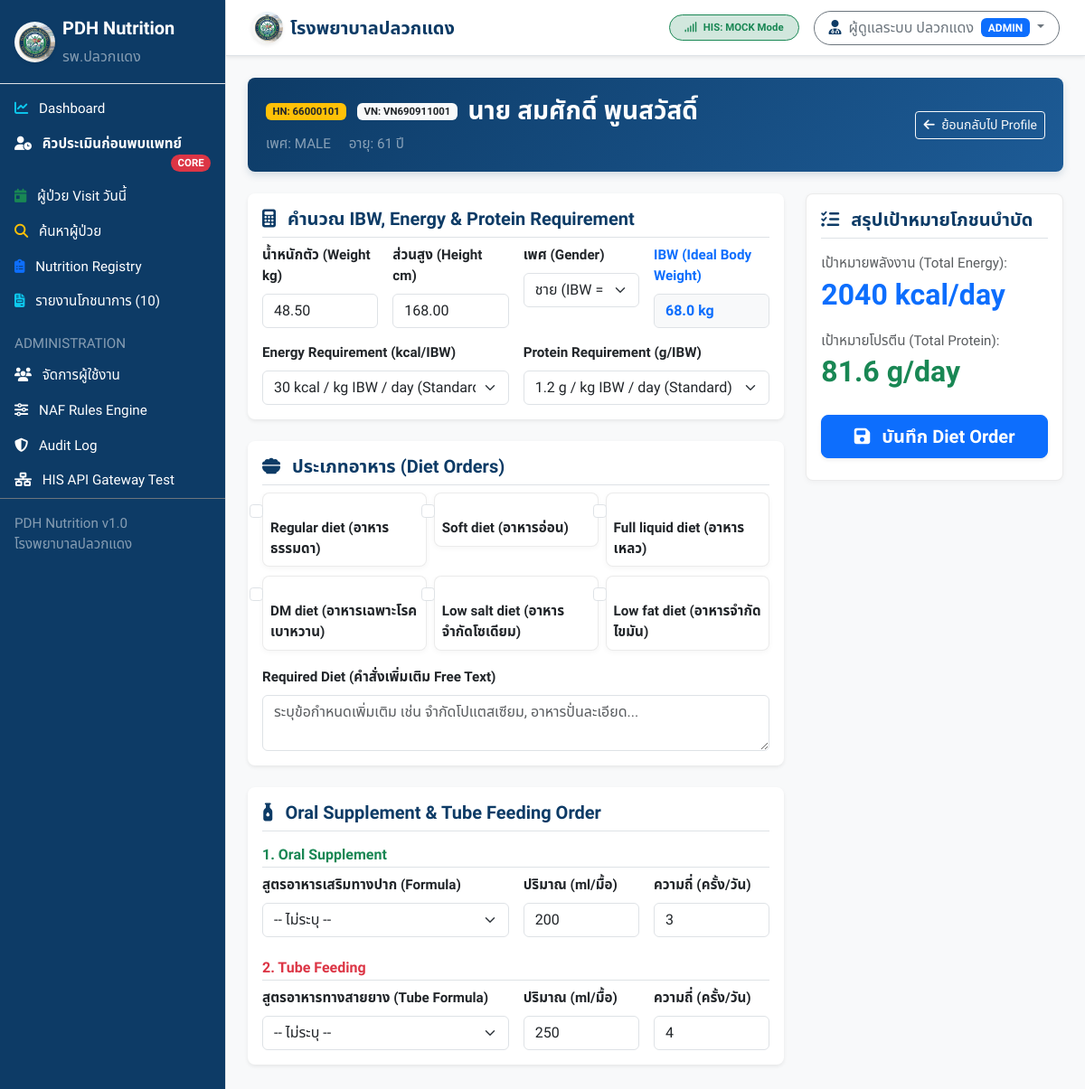
Screenshot of /diet/create?hn=66000101&vn=VN690911001 (signed in) with the database file from the repository.
### tables this page shows
CREATE TABLE `patients_cache` (
  `hn` VARCHAR(20) PRIMARY KEY,
  `cid` VARCHAR(20) NULL,
  `prefix` VARCHAR(20) NULL,
  `first_name` VARCHAR(50) NOT NULL,
  `last_name` VARCHAR(50) NOT NULL,
  `fullname` VARCHAR(110) NOT NULL,
  `gender` ENUM('MALE', 'FEMALE', 'OTHER') NOT NULL DEFAULT 'MALE',
  `birthdate` DATE NULL,
  `age` INT NULL,
  `phone` VARCHAR(30) NULL,
  `weight` DECIMAL(5,2) NULL,
  `height` DECIMAL(5,2) NULL,
  `bmi` DECIMAL(4,2) NULL,
  `synced_at` DATETIME NOT NULL DEFAULT CURRENT_TIMESTAMP ON UPDATE CURRENT_TIMESTAMP,
  INDEX `idx_patients_cid` (`cid`),
  INDEX `idx_patients_fullname` (`fullname`)
);

### app/Controllers/DietOrderController.php (called while the page is built, shortened)
<?php
class DietOrderController {
    public function create(): void {
        $hn = SanitizerHelper::escape($_GET['hn'] ?? '');
        $vn = SanitizerHelper::escape($_GET['vn'] ?? '');
        $api = new PdhApiService();
        $patientRes = $api->getPatient($hn);
        $patient = $patientRes['data'] ?? null;
        $weight = $patient['weight'] ?? 50.0;
        $height = $patient['height'] ?? 160.0;
        $gender = $patient['gender'] ?? 'MALE';
        require __DIR__ . '/../../views/diet/create.php';
    }
}

### app/Services/PdhApiService.php (called while the page is built, shortened)
<?php
class PdhApiService {
    private string $driver;
    public function __construct() {
        $this->driver  = AppConfig::get('HIS_DRIVER', 'mock');
    }
    public function getPatient(string $hn): array {
        if ($this->driver === 'mock') {
            return $this->getMockPatient($hn);
        }
        return $this->fetchFromGateway("/patient/{$hn}", 'patients_cache', 'hn', $hn);
    }
    private function getMockPatient(string $hn): array {
        $pdo = Database::getConnection();
        $stmt = $pdo->prepare("SELECT * FROM patients_cache WHERE hn = :hn");
        $stmt->execute(['hn' => $hn]);
        $patient = $stmt->fetch();
        if ($patient) {
            return [
                'success' => true,
                'is_cached' => false,
                'source' => 'HIS (Mock)',
                'last_sync' => date('Y-m-d H:i:s'),
                'data' => $patient
            ];
        }
        return [
            'success' => true,
            'is_cached' => false,
            'source' => 'HIS (Mock Synthetic)',
            'last_sync' => date('Y-m-d H:i:s'),
            'data' => [
                'hn' => $hn,
                'cid' => '1-2199-' . rand(10000, 99999) . '-11-1',
                'prefix' => 'นาย',
                'first_name' => 'ผู้ป่วย',
                'last_name' => 'ทดสอบ (' . $hn . ')',
                'fullname' => 'นาย ผู้ป่วย ทดสอบ (' . $hn . ')',
                'gender' => 'MALE',
                'birthdate' => '1960-01-01',
                'age' => 66,
                'weight' => 50.0,
                'height' => 165.0,
                'bmi' => 18.37
            ]
        ];
    }
}

### app/Helpers/SanitizerHelper.php (called while the page is built, shortened)
<?php
class SanitizerHelper {
    public static function escape(?string $value): string {
        return htmlspecialchars(trim($value), ENT_QUOTES, 'UTF-8');
    }
}

### app/Config/AppConfig.php (called while the page is built, shortened)
<?php
class AppConfig {
    private static array $config = [];
    public static function load(): void {
        $envFile = __DIR__ . '/../../.env';
    }
    public static function get(string $key, mixed $default = null): mixed {
        return $_ENV[$key] ?? self::$config[$key] ?? $default;
    }
}

### views/diet/create.php (the view, shortened to what this page needs)
<?php
require __DIR__ . '/../layouts/header.php';
require __DIR__ . '/../layouts/sidebar.php';
?>
<div id="page-content-wrapper" class="w-100">
  <?php require __DIR__ . '/../layouts/navbar.php'; ?>
  <div class="container-fluid p-4">
    <div class="patient-header-banner mb-4">
      <div class="d-flex justify-content-between align-items-center">
        <div>
          <span class="badge bg-warning text-dark me-2">HN: <?= htmlspecialchars($patient['hn']) ?></span>
          <?php if (!empty($vn)): ?><span class="badge bg-light text-dark me-2">VN: <?= htmlspecialchars($vn) ?></span><?php endif; ?>
          <h3 class="d-inline fw-bold align-middle"><?= htmlspecialchars($patient['fullname']) ?></h3>
          <div class="mt-2 text-white-50">
            <span>เพศ: <?= htmlspecialchars($patient['gender']) ?></span>
            <span class="ms-3">อายุ: <?= $patient['age'] ?> ปี</span>
          </div>
        </div>
        <a href="<?= $baseUrl ?>/patient/<?= $patient['hn'] ?>" class="btn btn-outline-light btn-sm">
          <i class="fa-solid fa-arrow-left me-1"></i> ย้อนกลับไป Profile
        </a>
      </div>
    </div>
    <form id="dietForm" method="POST" action="<?= $baseUrl ?>/diet/store">
      <div class="row g-4">
        <div class="col-lg-8">
          <div class="card p-3 mb-4 shadow-sm border-0">
            <h5 class="fw-bold text-pdh-blue border-bottom pb-2">
              <i class="fa-solid fa-calculator me-2"></i> คำนวณ IBW, Energy & Protein Requirement
            </h5>
            <div class="row g-3">
              <div class="col-md-3">
                <label class="form-label fw-bold">น้ำหนักตัว (Weight kg)</label>
                <input type="number" step="0.1" name="weight_kg" id="weight_kg" class="form-control" value="<?= $weight ?>" required>
              </div>
              <div class="col-md-3">
                <label class="form-label fw-bold">ส่วนสูง (Height cm)</label>
                <input type="number" step="0.1" name="height_cm" id="height_cm" class="form-control" value="<?= $height ?>" required>
              </div>
              <div class="col-md-3">
                <label class="form-label fw-bold">เพศ (Gender)</label>
                <select name="gender" id="gender" class="form-select">
                  <option value="MALE" <?= ($gender === 'MALE') ? 'selected' : '' ?>>ชาย (IBW = H - 100)</option>
                </select>
              </div>
              <div class="col-md-3">
                <label class="form-label fw-bold text-primary">IBW (Ideal Body Weight)</label>
                <div class="form-control bg-light fw-bold text-primary" id="calc_ibw">-</div>
              </div>
              <div class="col-md-6">
                <label class="form-label fw-bold">Energy Requirement (kcal/IBW)</label>
                <select name="energy_kcal_per_ibw" id="energy_kcal_per_ibw" class="form-select">
                  <option value="30" selected>30 kcal / kg IBW / day (Standard)</option>
                </select>
              </div>
              <div class="col-md-6">
                <label class="form-label fw-bold">Protein Requirement (g/IBW)</label>
                <select name="protein_g_per_ibw" id="protein_g_per_ibw" class="form-select">
                  <option value="1.2" selected>1.2 g / kg IBW / day (Standard)</option>
                </select>
              </div>
            </div>
          </div>
          <div class="card p-3 mb-4 shadow-sm border-0">
            <h5 class="fw-bold text-pdh-blue border-bottom pb-2">
              <i class="fa-solid fa-bowl-food me-2"></i> ประเภทอาหาร (Diet Orders)
            </h5>
            <div class="row g-2 mb-3">
              <div class="col-md-4">
                <div class="form-check card p-2">
                  <input class="form-check-input" type="checkbox" name="diet_types[]" value="Regular diet" id="d1">
                  <label class="form-check-label fw-bold" for="d1">Regular diet (อาหารธรรมดา)</label>
                </div>
              </div>
              <div class="col-md-4">
                <div class="form-check card p-2">
                  <input class="form-check-input" type="checkbox" name="diet_types[]" value="Soft diet" id="d2">
                  <label class="form-check-label fw-bold" for="d2">Soft diet (อาหารอ่อน)</label>
                </div>
              </div>
              <div class="col-md-4">
                <div class="form-check card p-2">
                  <input class="form-check-input" type="checkbox" name="diet_types[]" value="Full liquid diet" id="d3">
                  <label class="form-check-label fw-bold" for="d3">Full liquid diet (อาหารเหลว)</label>
                </div>
              </div>
              <div class="col-md-4">
                <div class="form-check card p-2">
                  <input class="form-check-input" type="checkbox" name="diet_types[]" value="DM diet" id="d4">
                  <label class="form-check-label fw-bold" for="d4">DM diet (อาหารเฉพาะโรคเบาหวาน)</label>
                </div>
              </div>
              <div class="col-md-4">
                <div class="form-check card p-2">
                  <input class="form-check-input" type="checkbox" name="diet_types[]" value="Low salt diet" id="d5">
                  <label class="form-check-label fw-bold" for="d5">Low salt diet (อาหารจำกัดโซเดียม)</label>
                </div>
              </div>
              <div class="col-md-4">
                <div class="form-check card p-2">
                  <input class="form-check-input" type="checkbox" name="diet_types[]" value="Low fat diet" id="d6">
                  <label class="form-check-label fw-bold" for="d6">Low fat diet (อาหารจำกัดไขมัน)</label>
                </div>
              </div>
            </div>
            <label class="form-label fw-bold">Required Diet (คำสั่งเพิ่มเติม Free Text)</label>
            <textarea name="required_diet_note" class="form-control" rows="2" placeholder="ระบุข้อกำหนดเพิ่มเติม เช่น จำกัดโปแตสเซียม, อาหารปั่นละเอียด..."></textarea>
          </div>
          <div class="card p-3 mb-4 shadow-sm border-0">
            <h5 class="fw-bold text-pdh-blue border-bottom pb-2">
              <i class="fa-solid fa-bottle-droplet me-2"></i> Oral Supplement & Tube Feeding Order
            </h5>
            <h6 class="fw-bold text-success border-bottom pb-1 mt-2">1. Oral Supplement</h6>
            <div class="row g-3 mb-3">
              <div class="col-md-6">
                <label class="form-label fw-bold">สูตรอาหารเสริมทางปาก (Formula)</label>
                <select name="oral_formula" class="form-select">
                  <option value="">-- ไม่ระบุ --</option>
                </select>
              </div>
              <div class="col-md-3">
                <label class="form-label fw-bold">ปริมาณ (ml/มื้อ)</label>
                <input type="number" name="oral_ml_per_meal" class="form-control" value="200">
              </div>
              <div class="col-md-3">
                <label class="form-label fw-bold">ความถี่ (ครั้ง/วัน)</label>
                <input type="number" name="oral_frequency" class="form-control" value="3">
              </div>
            </div>
            <h6 class="fw-bold text-danger border-bottom pb-1 mt-2">2. Tube Feeding</h6>
            <div class="row g-3">
              <div class="col-md-6">
                <label class="form-label fw-bold">สูตรอาหารทางสายยาง (Tube Formula)</label>
                <select name="tube_formula" class="form-select">
                  <option value="">-- ไม่ระบุ --</option>
                </select>
              </div>
              <div class="col-md-3">
                <label class="form-label fw-bold">ปริมาณ (ml/มื้อ)</label>
                <input type="number" name="tube_ml_per_meal" class="form-control" value="250">
              </div>
              <div class="col-md-3">
                <label class="form-label fw-bold">ความถี่ (ครั้ง/วัน)</label>
                <input type="number" name="tube_frequency" class="form-control" value="4">
              </div>
            </div>
          </div>
        </div>
        <div class="col-lg-4">
          <div class="card p-3 bg-white sticky-naf-panel">
            <h5 class="fw-bold text-pdh-blue border-bottom pb-2 mb-3">
              <i class="fa-solid fa-list-check me-2"></i> สรุปเป้าหมายโภชนบำบัด
            </h5>
            <div class="mb-3">
              <span class="text-muted">เป้าหมายพลังงาน (Total Energy):</span>
              <h2 class="fw-bold text-primary my-1" id="calc_total_energy">-</h2>
            </div>
            <div class="mb-3">
              <span class="text-muted">เป้าหมายโปรตีน (Total Protein):</span>
              <h2 class="fw-bold text-success my-1" id="calc_total_protein">-</h2>
            </div>
            <button type="submit" class="btn btn-primary btn-lg w-100 fw-bold shadow-sm my-2">
              <i class="fa-solid fa-floppy-disk me-2"></i> บันทึก Diet Order
            </button>
          </div>
        </div>
      </div>
    </form>
  </div>
</div>
<?php require __DIR__ . '/../layouts/footer.php'; ?>

### public/assets/css/custom.css (style rules this page uses)
:root { --pdh-blue: #0d3b66; --pdh-blue-light: #1d5b96; --pdh-green: #06d6a0; --pdh-amber: #f77f00; --pdh-red: #d62828; --pdh-purple: #7209b7; --pdh-gray: #f8f9fa; --pdh-dark: #212529; }
body { font-family: 'Sarabun', 'Noto Sans Thai', sans-serif; background-color: var(--pdh-gray); color: var(--pdh-dark); font-size: 0.95rem; }
.text-pdh-blue { color: var(--pdh-blue) !important; }
.sticky-naf-panel { position: sticky; top: 75px; z-index: 100; border-left: 4px solid var(--pdh-blue); box-shadow: 0 4px 12px rgba(0, 0, 0, 0.08); }
.patient-header-banner { background: linear-gradient(135deg, #0d3b66 0%, #1d5b96 100%); color: #ffffff; border-radius: 8px; padding: 1.25rem; margin-bottom: 1.5rem; box-shadow: 0 4px 8px rgba(13, 59, 102, 0.15); }
.card { border-radius: 8px; border: 1px solid rgba(0, 0, 0, 0.08); box-shadow: 0 2px 6px rgba(0, 0, 0, 0.04); }

### rows the page displays
patients_cache: hn "66000101", fullname "นาย สมศักดิ์ พูนสวัสดิ์", gender "MALE", age "61", weight_kg "48.50", height_cm "168.00", gender "ชาย (IBW = H - 100)"

### other values shown
$hisDriver "MOCK"
$userName "ผู้ดูแลระบบ ปลวกแดง"
$userRole "ADMIN"
$vn "VN690911001"
